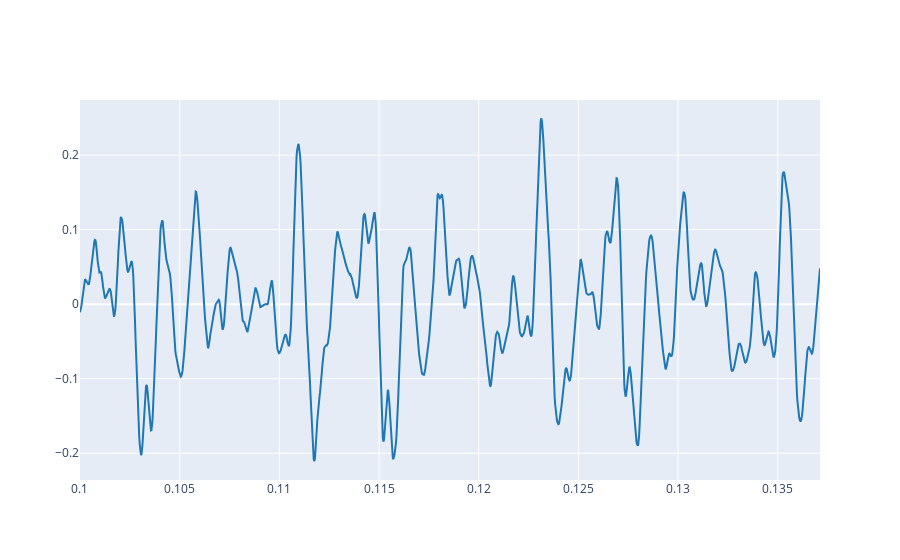
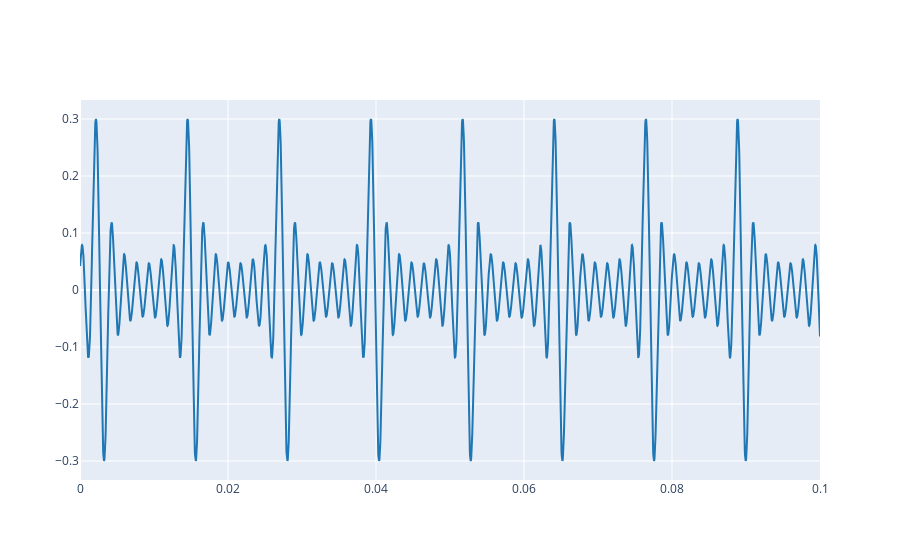

Write notebook code for charts like these, in order.
### Markdown cell above
3.2. Now, define a harmonic signal, `y` whose fundamental frequency is the defined in Lab 1. Go step by step adding a new harmonic in each step. Plot both signals (the reference and the synthesized) and try to reproduce the shape of the reference signal.

**Note 1**: in order to have a similar shape, we need to select the amplitudes and phases carefully. One way to do this is to define the harmonic signal as follows:

$$y(t) = \sum_{k=1}^K A_k\cos\left(2\pi kf_0 t + k \phi - (k-1)\pi/2 \right), $$

where $K$ is the number of harmonics, $f_0$ is the fundamental frequency, $A_k$ is the amplitude (weight) of each harmonic and $\phi$ is the phase of the signal (defined in Lab1 Ex 2.4).

**Note 2**:
Define the $A_k$ values relative to the fundamental frequency. This means to define $A_1=1$ and the others less than 1. You can use Audacity to plot the spectrum of the fragment selected of the reference audio and measure the relative amplitudes of the harmonics.

**Note 3**: Normalize the amplitude of the signal by the same amplitude of the reference. For instance, if the amplitude of the reference signal is 0.33, you can normalize the syntesized signal by first dividing by its maximum and then multiplyng by 0.33:

```
y = 0.33 * y / np.amax(y)
```

### Code cell
import math
# Write the code here
amplitude_reference_signal = 0.3 #change!

amplitudes_harmonics =[80.75,161.50,247.63,328.38,409.13,489.88,576.01]
max_harmonics = len(amplitudes_harmonics)
phase = 0.2 #fom lab 1, chanage
y=0
for k in range(0,max_harmonics):
    n= k+1
    y += amplitudes_harmonics[k] * np.cos(2 * np.pi * n * f0 * t + n * phase - (n - 1) * np.pi / 2)

y = amplitude_reference_signal * y/np.amax(y)
plot_signals(ref,fs,t_start,t_end)
plot_signals(y,fs)

### Figure 1 — Plotly figure (JSON) as saved in the notebook; plotly's stock layout.template omitted (floating-point values rounded to 4 significant figures; data arrays with more than 128 entries replaced by an {"elided": "..."} marker saying what was removed)
{"data": [{"line": {"color": "#1f77b4", "shape": "linear"}, "mode": "lines", "name": "audio signal 0", "type": "scatter", "x": {"elided": "1638 float values"}, "y": {"elided": "1638 float values"}}], "layout": {}}

### Figure 2 — Plotly figure (JSON) as saved in the notebook; plotly's stock layout.template omitted (floating-point values rounded to 4 significant figures; data arrays with more than 128 entries replaced by an {"elided": "..."} marker saying what was removed)
{"data": [{"line": {"color": "#1f77b4", "shape": "linear"}, "mode": "lines", "name": "audio signal 0", "type": "scatter", "x": {"elided": "4410 float values"}, "y": {"elided": "4410 float values"}}], "layout": {}}
